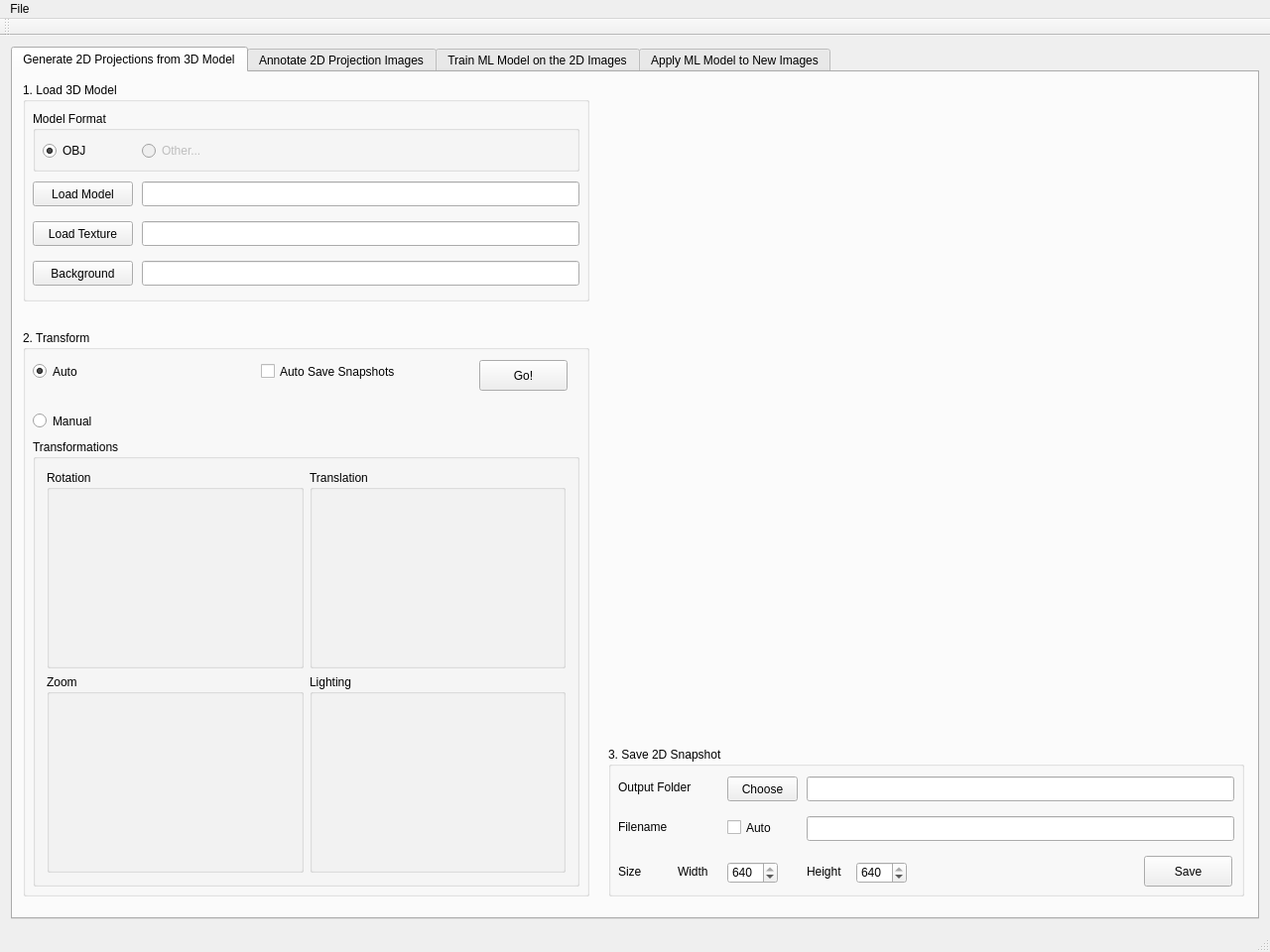
<?xml version="1.0" encoding="UTF-8"?>
<ui version="4.0">
 <class>QtUI</class>
 <widget class="QMainWindow" name="QtUI">
  <property name="geometry">
   <rect>
    <x>0</x>
    <y>0</y>
    <width>1280</width>
    <height>960</height>
   </rect>
  </property>
  <property name="windowTitle">
   <string>LearnFrom3D</string>
  </property>
  <widget class="QWidget" name="centralWidget">
   <layout class="QVBoxLayout" name="verticalLayout">
    <item>
     <widget class="QTabWidget" name="tabWidget">
      <property name="currentIndex">
       <number>0</number>
      </property>
      <widget class="QWidget" name="tab_1">
       <attribute name="title">
        <string>Generate 2D Projections from 3D Model</string>
       </attribute>
       <widget class="QWidget" name="verticalLayoutWidget">
        <property name="geometry">
         <rect>
          <x>600</x>
          <y>7</y>
          <width>642</width>
          <height>642</height>
         </rect>
        </property>
        <layout class="QVBoxLayout" name="placeholder"/>
       </widget>
       <widget class="QGroupBox" name="gb1_loadm">
        <property name="geometry">
         <rect>
          <x>10</x>
          <y>10</y>
          <width>571</width>
          <height>221</height>
         </rect>
        </property>
        <property name="title">
         <string>1. Load 3D Model</string>
        </property>
        <widget class="QLineEdit" name="le_moduri">
         <property name="geometry">
          <rect>
           <x>120</x>
           <y>100</y>
           <width>441</width>
           <height>25</height>
          </rect>
         </property>
        </widget>
        <widget class="QPushButton" name="pb_loadm">
         <property name="geometry">
          <rect>
           <x>10</x>
           <y>100</y>
           <width>101</width>
           <height>25</height>
          </rect>
         </property>
         <property name="text">
          <string>Load Model</string>
         </property>
        </widget>
        <widget class="QPushButton" name="pb_loadtx">
         <property name="geometry">
          <rect>
           <x>10</x>
           <y>140</y>
           <width>101</width>
           <height>25</height>
          </rect>
         </property>
         <property name="text">
          <string>Load Texture</string>
         </property>
        </widget>
        <widget class="QLineEdit" name="le_texuri">
         <property name="geometry">
          <rect>
           <x>120</x>
           <y>140</y>
           <width>441</width>
           <height>25</height>
          </rect>
         </property>
        </widget>
        <widget class="QGroupBox" name="gb_mfmt">
         <property name="geometry">
          <rect>
           <x>10</x>
           <y>29</y>
           <width>551</width>
           <height>61</height>
          </rect>
         </property>
         <property name="title">
          <string>Model Format</string>
         </property>
         <widget class="QRadioButton" name="rb_mf1">
          <property name="geometry">
           <rect>
            <x>10</x>
            <y>30</y>
            <width>81</width>
            <height>20</height>
           </rect>
          </property>
          <property name="text">
           <string>OBJ</string>
          </property>
          <property name="checked">
           <bool>true</bool>
          </property>
         </widget>
         <widget class="QRadioButton" name="rb_mf2">
          <property name="enabled">
           <bool>false</bool>
          </property>
          <property name="geometry">
           <rect>
            <x>110</x>
            <y>30</y>
            <width>81</width>
            <height>20</height>
           </rect>
          </property>
          <property name="text">
           <string>Other...</string>
          </property>
         </widget>
        </widget>
        <widget class="QPushButton" name="pb_backgr">
         <property name="geometry">
          <rect>
           <x>10</x>
           <y>180</y>
           <width>101</width>
           <height>25</height>
          </rect>
         </property>
         <property name="text">
          <string>Background</string>
         </property>
        </widget>
        <widget class="QLineEdit" name="le_bgruri">
         <property name="geometry">
          <rect>
           <x>120</x>
           <y>180</y>
           <width>441</width>
           <height>25</height>
          </rect>
         </property>
        </widget>
       </widget>
       <widget class="QGroupBox" name="gb2_transf">
        <property name="geometry">
         <rect>
          <x>10</x>
          <y>260</y>
          <width>571</width>
          <height>571</height>
         </rect>
        </property>
        <property name="title">
         <string>2. Transform</string>
        </property>
        <widget class="QRadioButton" name="rb_auto">
         <property name="geometry">
          <rect>
           <x>10</x>
           <y>30</y>
           <width>91</width>
           <height>23</height>
          </rect>
         </property>
         <property name="text">
          <string>Auto</string>
         </property>
         <property name="checked">
          <bool>true</bool>
         </property>
        </widget>
        <widget class="QRadioButton" name="rb_manual">
         <property name="geometry">
          <rect>
           <x>10</x>
           <y>80</y>
           <width>91</width>
           <height>23</height>
          </rect>
         </property>
         <property name="text">
          <string>Manual</string>
         </property>
        </widget>
        <widget class="QPushButton" name="pb_goauto">
         <property name="geometry">
          <rect>
           <x>460</x>
           <y>30</y>
           <width>89</width>
           <height>31</height>
          </rect>
         </property>
         <property name="text">
          <string>Go!</string>
         </property>
        </widget>
        <widget class="QCheckBox" name="cb_autosave">
         <property name="geometry">
          <rect>
           <x>240</x>
           <y>30</y>
           <width>171</width>
           <height>23</height>
          </rect>
         </property>
         <property name="text">
          <string>Auto Save Snapshots</string>
         </property>
        </widget>
        <widget class="QGroupBox" name="gb_mantransf">
         <property name="geometry">
          <rect>
           <x>10</x>
           <y>110</y>
           <width>551</width>
           <height>451</height>
          </rect>
         </property>
         <property name="title">
          <string>Transformations</string>
         </property>
         <layout class="QGridLayout" name="gridLayout">
          <item row="0" column="0">
           <widget class="QGroupBox" name="gb_rot">
            <property name="title">
             <string>Rotation</string>
            </property>
           </widget>
          </item>
          <item row="0" column="1">
           <widget class="QGroupBox" name="gb_trans">
            <property name="title">
             <string>Translation</string>
            </property>
           </widget>
          </item>
          <item row="1" column="0">
           <widget class="QGroupBox" name="gb_zoom">
            <property name="title">
             <string>Zoom</string>
            </property>
           </widget>
          </item>
          <item row="1" column="1">
           <widget class="QGroupBox" name="gb_light">
            <property name="title">
             <string>Lighting</string>
            </property>
           </widget>
          </item>
         </layout>
        </widget>
       </widget>
       <widget class="QGroupBox" name="gb3_savesnap">
        <property name="geometry">
         <rect>
          <x>600</x>
          <y>680</y>
          <width>641</width>
          <height>151</height>
         </rect>
        </property>
        <property name="title">
         <string>3. Save 2D Snapshot</string>
        </property>
        <widget class="QPushButton" name="pb_chfold">
         <property name="geometry">
          <rect>
           <x>120</x>
           <y>30</y>
           <width>71</width>
           <height>25</height>
          </rect>
         </property>
         <property name="text">
          <string>Choose</string>
         </property>
        </widget>
        <widget class="QLineEdit" name="le_outfold">
         <property name="geometry">
          <rect>
           <x>200</x>
           <y>30</y>
           <width>431</width>
           <height>25</height>
          </rect>
         </property>
        </widget>
        <widget class="QPushButton" name="pb_save">
         <property name="geometry">
          <rect>
           <x>540</x>
           <y>110</y>
           <width>89</width>
           <height>31</height>
          </rect>
         </property>
         <property name="text">
          <string>Save</string>
         </property>
        </widget>
        <widget class="QCheckBox" name="cb_autofn">
         <property name="geometry">
          <rect>
           <x>120</x>
           <y>70</y>
           <width>71</width>
           <height>23</height>
          </rect>
         </property>
         <property name="text">
          <string>Auto</string>
         </property>
        </widget>
        <widget class="QLineEdit" name="le_filen">
         <property name="geometry">
          <rect>
           <x>200</x>
           <y>70</y>
           <width>431</width>
           <height>25</height>
          </rect>
         </property>
        </widget>
        <widget class="QLabel" name="lb_outfold">
         <property name="geometry">
          <rect>
           <x>10</x>
           <y>30</y>
           <width>101</width>
           <height>21</height>
          </rect>
         </property>
         <property name="text">
          <string>Output Folder</string>
         </property>
        </widget>
        <widget class="QLabel" name="lb_filen">
         <property name="geometry">
          <rect>
           <x>10</x>
           <y>70</y>
           <width>91</width>
           <height>21</height>
          </rect>
         </property>
         <property name="text">
          <string>Filename</string>
         </property>
        </widget>
        <widget class="QLabel" name="lb_swidth">
         <property name="geometry">
          <rect>
           <x>70</x>
           <y>116</y>
           <width>41</width>
           <height>20</height>
          </rect>
         </property>
         <property name="text">
          <string>Width</string>
         </property>
        </widget>
        <widget class="QSpinBox" name="sb_swidth">
         <property name="geometry">
          <rect>
           <x>120</x>
           <y>116</y>
           <width>51</width>
           <height>22</height>
          </rect>
         </property>
         <property name="maximum">
          <number>640</number>
         </property>
         <property name="value">
          <number>640</number>
         </property>
        </widget>
        <widget class="QLabel" name="lb_sheight">
         <property name="geometry">
          <rect>
           <x>200</x>
           <y>116</y>
           <width>41</width>
           <height>20</height>
          </rect>
         </property>
         <property name="text">
          <string>Height</string>
         </property>
        </widget>
        <widget class="QSpinBox" name="sb_sheight">
         <property name="geometry">
          <rect>
           <x>250</x>
           <y>116</y>
           <width>51</width>
           <height>22</height>
          </rect>
         </property>
         <property name="maximum">
          <number>640</number>
         </property>
         <property name="value">
          <number>640</number>
         </property>
        </widget>
        <widget class="QLabel" name="label">
         <property name="geometry">
          <rect>
           <x>10</x>
           <y>116</y>
           <width>41</width>
           <height>20</height>
          </rect>
         </property>
         <property name="text">
          <string>Size</string>
         </property>
        </widget>
       </widget>
      </widget>
      <widget class="QWidget" name="tab_2">
       <attribute name="title">
        <string>Annotate 2D Projection Images</string>
       </attribute>
       <widget class="QLabel" name="lb_pic">
        <property name="geometry">
         <rect>
          <x>420</x>
          <y>10</y>
          <width>822</width>
          <height>822</height>
         </rect>
        </property>
        <property name="frameShape">
         <enum>QFrame::Box</enum>
        </property>
        <property name="frameShadow">
         <enum>QFrame::Sunken</enum>
        </property>
        <property name="text">
         <string>Scaled Picture</string>
        </property>
        <property name="alignment">
         <set>Qt::AlignCenter</set>
        </property>
       </widget>
       <widget class="QGroupBox" name="gb1_annotf">
        <property name="geometry">
         <rect>
          <x>10</x>
          <y>10</y>
          <width>401</width>
          <height>211</height>
         </rect>
        </property>
        <property name="title">
         <string>1. Set Annotation Format and Options</string>
        </property>
        <widget class="QSpinBox" name="sb_awidth">
         <property name="geometry">
          <rect>
           <x>110</x>
           <y>150</y>
           <width>51</width>
           <height>22</height>
          </rect>
         </property>
         <property name="maximum">
          <number>9999</number>
         </property>
         <property name="value">
          <number>608</number>
         </property>
        </widget>
        <widget class="QSpinBox" name="sb_aheight">
         <property name="geometry">
          <rect>
           <x>190</x>
           <y>150</y>
           <width>51</width>
           <height>22</height>
          </rect>
         </property>
         <property name="maximum">
          <number>9999</number>
         </property>
         <property name="value">
          <number>608</number>
         </property>
        </widget>
        <widget class="QLabel" name="lb_awidth">
         <property name="geometry">
          <rect>
           <x>90</x>
           <y>150</y>
           <width>16</width>
           <height>22</height>
          </rect>
         </property>
         <property name="text">
          <string>W</string>
         </property>
         <property name="alignment">
          <set>Qt::AlignRight|Qt::AlignTrailing|Qt::AlignVCenter</set>
         </property>
        </widget>
        <widget class="QLabel" name="lb_aheight">
         <property name="geometry">
          <rect>
           <x>170</x>
           <y>150</y>
           <width>16</width>
           <height>22</height>
          </rect>
         </property>
         <property name="text">
          <string>H</string>
         </property>
         <property name="alignment">
          <set>Qt::AlignRight|Qt::AlignTrailing|Qt::AlignVCenter</set>
         </property>
        </widget>
        <widget class="QCheckBox" name="cb_akeep">
         <property name="geometry">
          <rect>
           <x>280</x>
           <y>150</y>
           <width>111</width>
           <height>23</height>
          </rect>
         </property>
         <property name="text">
          <string>Keep original</string>
         </property>
        </widget>
        <widget class="QLabel" name="lb_aor">
         <property name="geometry">
          <rect>
           <x>250</x>
           <y>150</y>
           <width>21</width>
           <height>21</height>
          </rect>
         </property>
         <property name="text">
          <string>or</string>
         </property>
         <property name="alignment">
          <set>Qt::AlignCenter</set>
         </property>
        </widget>
        <widget class="QLabel" name="lb_aoutfold">
         <property name="geometry">
          <rect>
           <x>10</x>
           <y>115</y>
           <width>101</width>
           <height>20</height>
          </rect>
         </property>
         <property name="text">
          <string>Output Folder</string>
         </property>
         <property name="alignment">
          <set>Qt::AlignLeading|Qt::AlignLeft|Qt::AlignVCenter</set>
         </property>
         <property name="wordWrap">
          <bool>true</bool>
         </property>
        </widget>
        <widget class="QLineEdit" name="le_aoutfold">
         <property name="geometry">
          <rect>
           <x>110</x>
           <y>115</y>
           <width>241</width>
           <height>22</height>
          </rect>
         </property>
        </widget>
        <widget class="QPushButton" name="pb_aoutfold">
         <property name="geometry">
          <rect>
           <x>360</x>
           <y>115</y>
           <width>31</width>
           <height>21</height>
          </rect>
         </property>
         <property name="text">
          <string>...</string>
         </property>
        </widget>
        <widget class="QFrame" name="fr_af1">
         <property name="geometry">
          <rect>
           <x>4</x>
           <y>24</y>
           <width>120</width>
           <height>80</height>
          </rect>
         </property>
         <property name="frameShape">
          <enum>QFrame::Box</enum>
         </property>
         <property name="frameShadow">
          <enum>QFrame::Sunken</enum>
         </property>
         <widget class="QRadioButton" name="rb_afdarknet">
          <property name="geometry">
           <rect>
            <x>4</x>
            <y>0</y>
            <width>81</width>
            <height>20</height>
           </rect>
          </property>
          <property name="text">
           <string>YOLO</string>
          </property>
          <property name="checked">
           <bool>true</bool>
          </property>
          <attribute name="buttonGroup">
           <string notr="true">bg_afmts</string>
          </attribute>
         </widget>
         <widget class="QRadioButton" name="rb_yv2">
          <property name="geometry">
           <rect>
            <x>20</x>
            <y>17</y>
            <width>41</width>
            <height>20</height>
           </rect>
          </property>
          <property name="text">
           <string>v2</string>
          </property>
          <attribute name="buttonGroup">
           <string notr="true">bg_yolov</string>
          </attribute>
         </widget>
         <widget class="QRadioButton" name="rb_yv3">
          <property name="geometry">
           <rect>
            <x>20</x>
            <y>37</y>
            <width>41</width>
            <height>20</height>
           </rect>
          </property>
          <property name="text">
           <string>v3</string>
          </property>
          <property name="checked">
           <bool>true</bool>
          </property>
          <attribute name="buttonGroup">
           <string notr="true">bg_yolov</string>
          </attribute>
         </widget>
         <widget class="QRadioButton" name="rb_ytn">
          <property name="geometry">
           <rect>
            <x>20</x>
            <y>56</y>
            <width>51</width>
            <height>20</height>
           </rect>
          </property>
          <property name="text">
           <string>tiny</string>
          </property>
          <attribute name="buttonGroup">
           <string notr="true">bg_yolov</string>
          </attribute>
         </widget>
        </widget>
        <widget class="QFrame" name="fr_af2">
         <property name="geometry">
          <rect>
           <x>141</x>
           <y>24</y>
           <width>120</width>
           <height>80</height>
          </rect>
         </property>
         <property name="frameShape">
          <enum>QFrame::Box</enum>
         </property>
         <property name="frameShadow">
          <enum>QFrame::Sunken</enum>
         </property>
         <widget class="QRadioButton" name="rb_afcaffe">
          <property name="enabled">
           <bool>false</bool>
          </property>
          <property name="geometry">
           <rect>
            <x>4</x>
            <y>0</y>
            <width>81</width>
            <height>20</height>
           </rect>
          </property>
          <property name="text">
           <string>Caffe</string>
          </property>
          <attribute name="buttonGroup">
           <string notr="true">bg_afmts</string>
          </attribute>
         </widget>
        </widget>
        <widget class="QFrame" name="fr_af3">
         <property name="geometry">
          <rect>
           <x>278</x>
           <y>24</y>
           <width>120</width>
           <height>80</height>
          </rect>
         </property>
         <property name="frameShape">
          <enum>QFrame::Box</enum>
         </property>
         <property name="frameShadow">
          <enum>QFrame::Sunken</enum>
         </property>
         <widget class="QRadioButton" name="rb_afmanual">
          <property name="geometry">
           <rect>
            <x>4</x>
            <y>0</y>
            <width>81</width>
            <height>20</height>
           </rect>
          </property>
          <property name="text">
           <string>Manual</string>
          </property>
          <attribute name="buttonGroup">
           <string notr="true">bg_afmts</string>
          </attribute>
         </widget>
        </widget>
        <widget class="QRadioButton" name="rb_arp1">
         <property name="geometry">
          <rect>
           <x>110</x>
           <y>180</y>
           <width>111</width>
           <height>23</height>
          </rect>
         </property>
         <property name="text">
          <string>Change ratio</string>
         </property>
         <property name="checked">
          <bool>true</bool>
         </property>
         <attribute name="buttonGroup">
          <string notr="true">bg_aresp</string>
         </attribute>
        </widget>
        <widget class="QRadioButton" name="rb_arp2">
         <property name="geometry">
          <rect>
           <x>230</x>
           <y>180</y>
           <width>61</width>
           <height>23</height>
          </rect>
         </property>
         <property name="text">
          <string>Crop</string>
         </property>
         <attribute name="buttonGroup">
          <string notr="true">bg_aresp</string>
         </attribute>
        </widget>
        <widget class="QRadioButton" name="rb_arp3">
         <property name="geometry">
          <rect>
           <x>300</x>
           <y>180</y>
           <width>91</width>
           <height>23</height>
          </rect>
         </property>
         <property name="text">
          <string>Letterbox</string>
         </property>
         <attribute name="buttonGroup">
          <string notr="true">bg_aresp</string>
         </attribute>
        </widget>
        <widget class="QLabel" name="lb_aresp">
         <property name="geometry">
          <rect>
           <x>10</x>
           <y>180</y>
           <width>91</width>
           <height>21</height>
          </rect>
         </property>
         <property name="text">
          <string>Resize Policy</string>
         </property>
         <property name="wordWrap">
          <bool>true</bool>
         </property>
        </widget>
        <widget class="QLabel" name="lb_ares">
         <property name="geometry">
          <rect>
           <x>10</x>
           <y>150</y>
           <width>67</width>
           <height>22</height>
          </rect>
         </property>
         <property name="text">
          <string>Resize to</string>
         </property>
        </widget>
       </widget>
       <widget class="QGroupBox" name="gb2_annotate">
        <property name="geometry">
         <rect>
          <x>10</x>
          <y>230</y>
          <width>401</width>
          <height>611</height>
         </rect>
        </property>
        <property name="title">
         <string>2. Annotate</string>
        </property>
        <widget class="QRadioButton" name="rb_aauto">
         <property name="geometry">
          <rect>
           <x>10</x>
           <y>30</y>
           <width>61</width>
           <height>20</height>
          </rect>
         </property>
         <property name="text">
          <string>Auto</string>
         </property>
        </widget>
        <widget class="QGroupBox" name="gb_aauto">
         <property name="geometry">
          <rect>
           <x>10</x>
           <y>50</y>
           <width>381</width>
           <height>111</height>
          </rect>
         </property>
         <property name="title">
          <string>annotate all images</string>
         </property>
         <widget class="QLabel" name="lb_ainfold">
          <property name="geometry">
           <rect>
            <x>10</x>
            <y>30</y>
            <width>51</width>
            <height>31</height>
           </rect>
          </property>
          <property name="text">
           <string>Input Folder</string>
          </property>
          <property name="alignment">
           <set>Qt::AlignCenter</set>
          </property>
          <property name="wordWrap">
           <bool>true</bool>
          </property>
         </widget>
         <widget class="QPushButton" name="pb_goanota">
          <property name="geometry">
           <rect>
            <x>300</x>
            <y>70</y>
            <width>71</width>
            <height>31</height>
           </rect>
          </property>
          <property name="text">
           <string>Go!</string>
          </property>
         </widget>
         <widget class="QPushButton" name="pb_ainfold">
          <property name="geometry">
           <rect>
            <x>340</x>
            <y>30</y>
            <width>31</width>
            <height>21</height>
           </rect>
          </property>
          <property name="text">
           <string>...</string>
          </property>
         </widget>
         <widget class="QLineEdit" name="le_ainfold">
          <property name="geometry">
           <rect>
            <x>70</x>
            <y>30</y>
            <width>261</width>
            <height>22</height>
           </rect>
          </property>
         </widget>
         <widget class="QLabel" name="lb_aoname">
          <property name="geometry">
           <rect>
            <x>10</x>
            <y>70</y>
            <width>51</width>
            <height>31</height>
           </rect>
          </property>
          <property name="text">
           <string>Object Name</string>
          </property>
          <property name="alignment">
           <set>Qt::AlignCenter</set>
          </property>
          <property name="wordWrap">
           <bool>true</bool>
          </property>
         </widget>
         <widget class="QLineEdit" name="le_aoname">
          <property name="geometry">
           <rect>
            <x>70</x>
            <y>70</y>
            <width>201</width>
            <height>22</height>
           </rect>
          </property>
         </widget>
        </widget>
        <widget class="QRadioButton" name="rb_amanual">
         <property name="geometry">
          <rect>
           <x>10</x>
           <y>170</y>
           <width>81</width>
           <height>20</height>
          </rect>
         </property>
         <property name="text">
          <string>Manual</string>
         </property>
        </widget>
        <widget class="QGroupBox" name="gb_amanual">
         <property name="geometry">
          <rect>
           <x>10</x>
           <y>190</y>
           <width>381</width>
           <height>411</height>
          </rect>
         </property>
         <property name="title">
          <string>annotation</string>
         </property>
         <widget class="QLabel" name="lb_mdraw">
          <property name="geometry">
           <rect>
            <x>20</x>
            <y>80</y>
            <width>341</width>
            <height>21</height>
           </rect>
          </property>
          <property name="text">
           <string>Draw rectangle around an object with the mouse</string>
          </property>
          <property name="wordWrap">
           <bool>true</bool>
          </property>
         </widget>
         <widget class="QPlainTextEdit" name="te_maf">
          <property name="geometry">
           <rect>
            <x>10</x>
            <y>220</y>
            <width>361</width>
            <height>141</height>
           </rect>
          </property>
         </widget>
         <widget class="QLineEdit" name="le_minimg">
          <property name="geometry">
           <rect>
            <x>70</x>
            <y>40</y>
            <width>261</width>
            <height>22</height>
           </rect>
          </property>
         </widget>
         <widget class="QLabel" name="lb_minimg">
          <property name="geometry">
           <rect>
            <x>10</x>
            <y>30</y>
            <width>51</width>
            <height>41</height>
           </rect>
          </property>
          <property name="text">
           <string>Input Image</string>
          </property>
          <property name="alignment">
           <set>Qt::AlignCenter</set>
          </property>
          <property name="wordWrap">
           <bool>true</bool>
          </property>
         </widget>
         <widget class="QPushButton" name="pb_minimg">
          <property name="geometry">
           <rect>
            <x>340</x>
            <y>40</y>
            <width>31</width>
            <height>21</height>
           </rect>
          </property>
          <property name="text">
           <string>...</string>
          </property>
         </widget>
         <widget class="QPushButton" name="pb_msave">
          <property name="geometry">
           <rect>
            <x>300</x>
            <y>370</y>
            <width>71</width>
            <height>31</height>
           </rect>
          </property>
          <property name="text">
           <string>Save</string>
          </property>
         </widget>
         <widget class="QLabel" name="lb_mafn">
          <property name="geometry">
           <rect>
            <x>10</x>
            <y>200</y>
            <width>351</width>
            <height>20</height>
           </rect>
          </property>
          <property name="text">
           <string>Annotation File</string>
          </property>
          <property name="alignment">
           <set>Qt::AlignCenter</set>
          </property>
          <property name="wordWrap">
           <bool>true</bool>
          </property>
         </widget>
         <widget class="QPushButton" name="pb_mrrst">
          <property name="geometry">
           <rect>
            <x>330</x>
            <y>110</y>
            <width>41</width>
            <height>31</height>
           </rect>
          </property>
          <property name="text">
           <string>Reset</string>
          </property>
         </widget>
         <widget class="QLabel" name="lb_mtlc">
          <property name="geometry">
           <rect>
            <x>20</x>
            <y>110</y>
            <width>61</width>
            <height>41</height>
           </rect>
          </property>
          <property name="text">
           <string>Top Left Corner</string>
          </property>
          <property name="alignment">
           <set>Qt::AlignCenter</set>
          </property>
          <property name="wordWrap">
           <bool>true</bool>
          </property>
         </widget>
         <widget class="QLineEdit" name="le_mtlcx">
          <property name="geometry">
           <rect>
            <x>110</x>
            <y>110</y>
            <width>51</width>
            <height>20</height>
           </rect>
          </property>
         </widget>
         <widget class="QLineEdit" name="le_mtlcy">
          <property name="geometry">
           <rect>
            <x>110</x>
            <y>140</y>
            <width>51</width>
            <height>21</height>
           </rect>
          </property>
         </widget>
         <widget class="QLabel" name="lb_mrx">
          <property name="geometry">
           <rect>
            <x>90</x>
            <y>110</y>
            <width>16</width>
            <height>17</height>
           </rect>
          </property>
          <property name="text">
           <string>X</string>
          </property>
         </widget>
         <widget class="QLabel" name="lb_mry">
          <property name="geometry">
           <rect>
            <x>90</x>
            <y>140</y>
            <width>16</width>
            <height>17</height>
           </rect>
          </property>
          <property name="text">
           <string>Y</string>
          </property>
         </widget>
         <widget class="QLabel" name="lb_mrw">
          <property name="geometry">
           <rect>
            <x>200</x>
            <y>110</y>
            <width>51</width>
            <height>17</height>
           </rect>
          </property>
          <property name="text">
           <string>Width</string>
          </property>
         </widget>
         <widget class="QLabel" name="lb_mrh">
          <property name="geometry">
           <rect>
            <x>200</x>
            <y>140</y>
            <width>51</width>
            <height>17</height>
           </rect>
          </property>
          <property name="text">
           <string>Height</string>
          </property>
         </widget>
         <widget class="QLineEdit" name="le_mrw">
          <property name="geometry">
           <rect>
            <x>260</x>
            <y>110</y>
            <width>51</width>
            <height>21</height>
           </rect>
          </property>
         </widget>
         <widget class="QLineEdit" name="le_mrh">
          <property name="geometry">
           <rect>
            <x>260</x>
            <y>140</y>
            <width>51</width>
            <height>21</height>
           </rect>
          </property>
         </widget>
         <widget class="QPushButton" name="pb_mradd">
          <property name="geometry">
           <rect>
            <x>330</x>
            <y>160</y>
            <width>41</width>
            <height>31</height>
           </rect>
          </property>
          <property name="text">
           <string>Add</string>
          </property>
         </widget>
         <widget class="QCheckBox" name="cb_msdi">
          <property name="geometry">
           <rect>
            <x>10</x>
            <y>376</y>
            <width>181</width>
            <height>23</height>
           </rect>
          </property>
          <property name="text">
           <string>Also save debug image</string>
          </property>
         </widget>
         <widget class="QLabel" name="lb_mobjn">
          <property name="geometry">
           <rect>
            <x>10</x>
            <y>170</y>
            <width>91</width>
            <height>16</height>
           </rect>
          </property>
          <property name="text">
           <string>Object Name</string>
          </property>
         </widget>
         <widget class="QLineEdit" name="le_mobjn">
          <property name="geometry">
           <rect>
            <x>110</x>
            <y>170</y>
            <width>201</width>
            <height>22</height>
           </rect>
          </property>
         </widget>
        </widget>
        <widget class="QCheckBox" name="cb_asdi">
         <property name="geometry">
          <rect>
           <x>200</x>
           <y>30</y>
           <width>191</width>
           <height>23</height>
          </rect>
         </property>
         <property name="text">
          <string>Also save debug images</string>
         </property>
        </widget>
       </widget>
      </widget>
      <widget class="QWidget" name="tab_3">
       <attribute name="title">
        <string>Train ML Model on the 2D Images</string>
       </attribute>
      </widget>
      <widget class="QWidget" name="tab_4">
       <attribute name="title">
        <string>Apply ML Model to New Images</string>
       </attribute>
      </widget>
     </widget>
    </item>
   </layout>
  </widget>
  <widget class="QMenuBar" name="menuBar">
   <property name="geometry">
    <rect>
     <x>0</x>
     <y>0</y>
     <width>1280</width>
     <height>26</height>
    </rect>
   </property>
   <widget class="QMenu" name="menuFile">
    <property name="title">
     <string>File</string>
    </property>
    <addaction name="actionExit"/>
   </widget>
   <addaction name="menuFile"/>
  </widget>
  <widget class="QToolBar" name="mainToolBar">
   <attribute name="toolBarArea">
    <enum>TopToolBarArea</enum>
   </attribute>
   <attribute name="toolBarBreak">
    <bool>false</bool>
   </attribute>
  </widget>
  <widget class="QStatusBar" name="statusBar"/>
  <action name="actionExit">
   <property name="text">
    <string>Exit</string>
   </property>
  </action>
 </widget>
 <layoutdefault spacing="6" margin="11"/>
 <resources/>
 <connections>
  <connection>
   <sender>rb_auto</sender>
   <signal>clicked(bool)</signal>
   <receiver>gb_mantransf</receiver>
   <slot>setDisabled(bool)</slot>
   <hints>
    <hint type="sourcelabel">
     <x>84</x>
     <y>381</y>
    </hint>
    <hint type="destinationlabel">
     <x>127</x>
     <y>461</y>
    </hint>
   </hints>
  </connection>
  <connection>
   <sender>rb_manual</sender>
   <signal>clicked(bool)</signal>
   <receiver>gb_mantransf</receiver>
   <slot>setEnabled(bool)</slot>
   <hints>
    <hint type="sourcelabel">
     <x>63</x>
     <y>430</y>
    </hint>
    <hint type="destinationlabel">
     <x>62</x>
     <y>451</y>
    </hint>
   </hints>
  </connection>
  <connection>
   <sender>rb_manual</sender>
   <signal>clicked(bool)</signal>
   <receiver>cb_autosave</receiver>
   <slot>setDisabled(bool)</slot>
   <hints>
    <hint type="sourcelabel">
     <x>93</x>
     <y>432</y>
    </hint>
    <hint type="destinationlabel">
     <x>344</x>
     <y>385</y>
    </hint>
   </hints>
  </connection>
  <connection>
   <sender>rb_manual</sender>
   <signal>clicked(bool)</signal>
   <receiver>pb_goauto</receiver>
   <slot>setDisabled(bool)</slot>
   <hints>
    <hint type="sourcelabel">
     <x>116</x>
     <y>423</y>
    </hint>
    <hint type="destinationlabel">
     <x>518</x>
     <y>388</y>
    </hint>
   </hints>
  </connection>
  <connection>
   <sender>rb_auto</sender>
   <signal>clicked(bool)</signal>
   <receiver>cb_autosave</receiver>
   <slot>setEnabled(bool)</slot>
   <hints>
    <hint type="sourcelabel">
     <x>121</x>
     <y>389</y>
    </hint>
    <hint type="destinationlabel">
     <x>268</x>
     <y>378</y>
    </hint>
   </hints>
  </connection>
  <connection>
   <sender>rb_auto</sender>
   <signal>clicked(bool)</signal>
   <receiver>pb_goauto</receiver>
   <slot>setEnabled(bool)</slot>
   <hints>
    <hint type="sourcelabel">
     <x>121</x>
     <y>389</y>
    </hint>
    <hint type="destinationlabel">
     <x>518</x>
     <y>384</y>
    </hint>
   </hints>
  </connection>
  <connection>
   <sender>rb_aauto</sender>
   <signal>clicked(bool)</signal>
   <receiver>gb_amanual</receiver>
   <slot>setDisabled(bool)</slot>
   <hints>
    <hint type="sourcelabel">
     <x>72</x>
     <y>356</y>
    </hint>
    <hint type="destinationlabel">
     <x>206</x>
     <y>567</y>
    </hint>
   </hints>
  </connection>
  <connection>
   <sender>rb_amanual</sender>
   <signal>clicked(bool)</signal>
   <receiver>gb_amanual</receiver>
   <slot>setEnabled(bool)</slot>
   <hints>
    <hint type="sourcelabel">
     <x>82</x>
     <y>496</y>
    </hint>
    <hint type="destinationlabel">
     <x>172</x>
     <y>560</y>
    </hint>
   </hints>
  </connection>
  <connection>
   <sender>rb_amanual</sender>
   <signal>clicked(bool)</signal>
   <receiver>gb_aauto</receiver>
   <slot>setDisabled(bool)</slot>
   <hints>
    <hint type="sourcelabel">
     <x>75</x>
     <y>496</y>
    </hint>
    <hint type="destinationlabel">
     <x>47</x>
     <y>388</y>
    </hint>
   </hints>
  </connection>
  <connection>
   <sender>rb_aauto</sender>
   <signal>clicked(bool)</signal>
   <receiver>gb_aauto</receiver>
   <slot>setEnabled(bool)</slot>
   <hints>
    <hint type="sourcelabel">
     <x>91</x>
     <y>354</y>
    </hint>
    <hint type="destinationlabel">
     <x>324</x>
     <y>384</y>
    </hint>
   </hints>
  </connection>
  <connection>
   <sender>rb_amanual</sender>
   <signal>clicked(bool)</signal>
   <receiver>cb_asdi</receiver>
   <slot>setDisabled(bool)</slot>
   <hints>
    <hint type="sourcelabel">
     <x>88</x>
     <y>496</y>
    </hint>
    <hint type="destinationlabel">
     <x>237</x>
     <y>354</y>
    </hint>
   </hints>
  </connection>
  <connection>
   <sender>rb_aauto</sender>
   <signal>clicked(bool)</signal>
   <receiver>cb_asdi</receiver>
   <slot>setEnabled(bool)</slot>
   <hints>
    <hint type="sourcelabel">
     <x>67</x>
     <y>352</y>
    </hint>
    <hint type="destinationlabel">
     <x>278</x>
     <y>354</y>
    </hint>
   </hints>
  </connection>
  <connection>
   <sender>cb_akeep</sender>
   <signal>clicked(bool)</signal>
   <receiver>lb_ares</receiver>
   <slot>setDisabled(bool)</slot>
   <hints>
    <hint type="sourcelabel">
     <x>309</x>
     <y>253</y>
    </hint>
    <hint type="destinationlabel">
     <x>60</x>
     <y>248</y>
    </hint>
   </hints>
  </connection>
  <connection>
   <sender>cb_akeep</sender>
   <signal>clicked(bool)</signal>
   <receiver>lb_awidth</receiver>
   <slot>setDisabled(bool)</slot>
   <hints>
    <hint type="sourcelabel">
     <x>388</x>
     <y>252</y>
    </hint>
    <hint type="destinationlabel">
     <x>112</x>
     <y>251</y>
    </hint>
   </hints>
  </connection>
  <connection>
   <sender>cb_akeep</sender>
   <signal>clicked(bool)</signal>
   <receiver>sb_awidth</receiver>
   <slot>setDisabled(bool)</slot>
   <hints>
    <hint type="sourcelabel">
     <x>391</x>
     <y>250</y>
    </hint>
    <hint type="destinationlabel">
     <x>151</x>
     <y>252</y>
    </hint>
   </hints>
  </connection>
  <connection>
   <sender>cb_akeep</sender>
   <signal>clicked(bool)</signal>
   <receiver>lb_aheight</receiver>
   <slot>setDisabled(bool)</slot>
   <hints>
    <hint type="sourcelabel">
     <x>382</x>
     <y>249</y>
    </hint>
    <hint type="destinationlabel">
     <x>190</x>
     <y>246</y>
    </hint>
   </hints>
  </connection>
  <connection>
   <sender>cb_akeep</sender>
   <signal>clicked(bool)</signal>
   <receiver>sb_aheight</receiver>
   <slot>setDisabled(bool)</slot>
   <hints>
    <hint type="sourcelabel">
     <x>364</x>
     <y>251</y>
    </hint>
    <hint type="destinationlabel">
     <x>237</x>
     <y>250</y>
    </hint>
   </hints>
  </connection>
  <connection>
   <sender>cb_akeep</sender>
   <signal>clicked(bool)</signal>
   <receiver>lb_aresp</receiver>
   <slot>setDisabled(bool)</slot>
   <hints>
    <hint type="sourcelabel">
     <x>338</x>
     <y>249</y>
    </hint>
    <hint type="destinationlabel">
     <x>79</x>
     <y>281</y>
    </hint>
   </hints>
  </connection>
  <connection>
   <sender>cb_akeep</sender>
   <signal>clicked(bool)</signal>
   <receiver>rb_arp1</receiver>
   <slot>setDisabled(bool)</slot>
   <hints>
    <hint type="sourcelabel">
     <x>363</x>
     <y>246</y>
    </hint>
    <hint type="destinationlabel">
     <x>163</x>
     <y>278</y>
    </hint>
   </hints>
  </connection>
  <connection>
   <sender>cb_akeep</sender>
   <signal>clicked(bool)</signal>
   <receiver>rb_arp2</receiver>
   <slot>setDisabled(bool)</slot>
   <hints>
    <hint type="sourcelabel">
     <x>369</x>
     <y>248</y>
    </hint>
    <hint type="destinationlabel">
     <x>283</x>
     <y>281</y>
    </hint>
   </hints>
  </connection>
  <connection>
   <sender>cb_akeep</sender>
   <signal>clicked(bool)</signal>
   <receiver>rb_arp3</receiver>
   <slot>setDisabled(bool)</slot>
   <hints>
    <hint type="sourcelabel">
     <x>382</x>
     <y>251</y>
    </hint>
    <hint type="destinationlabel">
     <x>339</x>
     <y>289</y>
    </hint>
   </hints>
  </connection>
 </connections>
 <buttongroups>
  <buttongroup name="bg_yolov"/>
  <buttongroup name="bg_afmts"/>
  <buttongroup name="bg_aresp"/>
 </buttongroups>
</ui>
